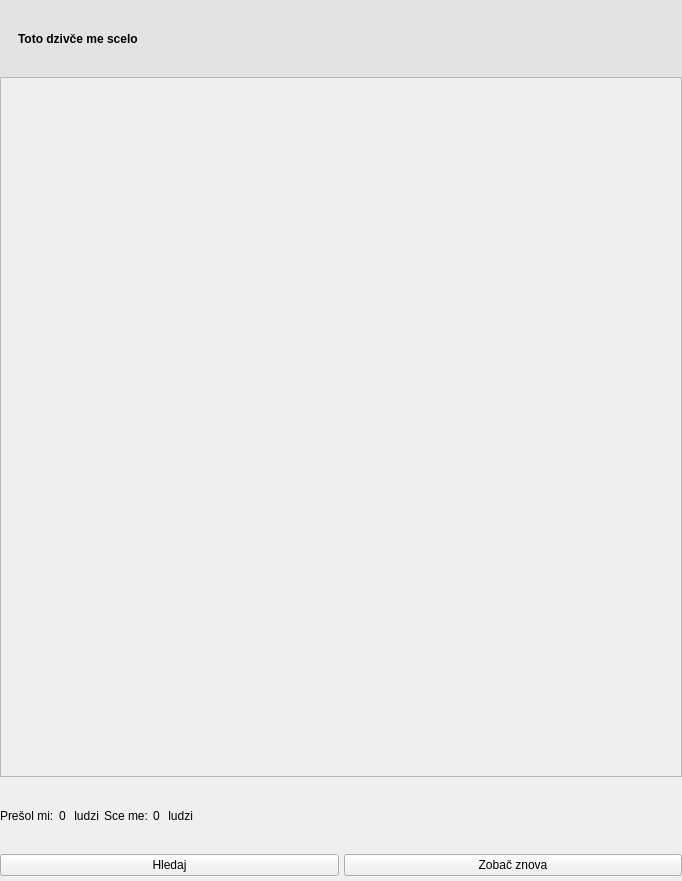
<?xml version="1.0" encoding="UTF-8"?>
<ui version="4.0">
 <class>Form</class>
 <widget class="QWidget" name="Form">
  <property name="geometry">
   <rect>
    <x>0</x>
    <y>0</y>
    <width>682</width>
    <height>881</height>
   </rect>
  </property>
  <property name="windowTitle">
   <string>Form</string>
  </property>
  <property name="styleSheet">
   <string notr="true"/>
  </property>
  <layout class="QGridLayout" name="gridLayout">
   <property name="leftMargin">
    <number>0</number>
   </property>
   <property name="topMargin">
    <number>0</number>
   </property>
   <property name="rightMargin">
    <number>0</number>
   </property>
   <property name="bottomMargin">
    <number>0</number>
   </property>
   <property name="verticalSpacing">
    <number>0</number>
   </property>
   <item row="2" column="0">
    <layout class="QHBoxLayout" name="searchInfo">
     <property name="spacing">
      <number>5</number>
     </property>
     <property name="topMargin">
      <number>10</number>
     </property>
     <property name="bottomMargin">
      <number>10</number>
     </property>
     <item>
      <widget class="QLabel" name="label">
       <property name="text">
        <string>Prešol mi:</string>
       </property>
      </widget>
     </item>
     <item>
      <widget class="QLabel" name="searchCounter">
       <property name="text">
        <string>0</string>
       </property>
      </widget>
     </item>
     <item>
      <widget class="QLabel" name="label_3">
       <property name="text">
        <string> ludzi</string>
       </property>
      </widget>
     </item>
     <item>
      <widget class="QLabel" name="label_2">
       <property name="text">
        <string>Sce me:</string>
       </property>
      </widget>
     </item>
     <item>
      <widget class="QLabel" name="allMatchCount">
       <property name="text">
        <string>0</string>
       </property>
      </widget>
     </item>
     <item>
      <widget class="QLabel" name="label_4">
       <property name="text">
        <string> ludzi</string>
       </property>
      </widget>
     </item>
     <item>
      <spacer name="horizontalSpacer">
       <property name="orientation">
        <enum>Qt::Horizontal</enum>
       </property>
       <property name="sizeHint" stdset="0">
        <size>
         <width>40</width>
         <height>20</height>
        </size>
       </property>
      </spacer>
     </item>
    </layout>
   </item>
   <item row="3" column="0">
    <layout class="QHBoxLayout" name="horizontalLayout">
     <property name="spacing">
      <number>5</number>
     </property>
     <property name="topMargin">
      <number>0</number>
     </property>
     <property name="bottomMargin">
      <number>5</number>
     </property>
     <item>
      <widget class="QPushButton" name="pushButton_3">
       <property name="text">
        <string>Hledaj</string>
       </property>
       <property name="checkable">
        <bool>false</bool>
       </property>
       <property name="autoExclusive">
        <bool>true</bool>
       </property>
      </widget>
     </item>
     <item>
      <widget class="QPushButton" name="pushButton_4">
       <property name="text">
        <string>Zobač znova</string>
       </property>
       <property name="checkable">
        <bool>false</bool>
       </property>
       <property name="autoExclusive">
        <bool>true</bool>
       </property>
      </widget>
     </item>
    </layout>
   </item>
   <item row="0" column="0">
    <layout class="QHBoxLayout" name="horizontalLayout_2">
     <property name="spacing">
      <number>0</number>
     </property>
     <item>
      <widget class="QLabel" name="nameLabel">
       <property name="font">
        <font>
         <weight>75</weight>
         <bold>true</bold>
        </font>
       </property>
       <property name="styleSheet">
        <string notr="true">background:#e3e3e3;padding:15px</string>
       </property>
       <property name="text">
        <string>Toto dzivče me scelo</string>
       </property>
      </widget>
     </item>
    </layout>
   </item>
   <item row="1" column="0">
    <widget class="QFrame" name="photosFrame">
     <property name="minimumSize">
      <size>
       <width>682</width>
       <height>700</height>
      </size>
     </property>
     <property name="frameShape">
      <enum>QFrame::StyledPanel</enum>
     </property>
     <property name="frameShadow">
      <enum>QFrame::Raised</enum>
     </property>
     <layout class="QGridLayout" name="gridLayout_2">
      <property name="leftMargin">
       <number>0</number>
      </property>
      <property name="topMargin">
       <number>0</number>
      </property>
      <property name="rightMargin">
       <number>0</number>
      </property>
      <property name="bottomMargin">
       <number>0</number>
      </property>
      <property name="spacing">
       <number>0</number>
      </property>
     </layout>
    </widget>
   </item>
  </layout>
 </widget>
 <resources/>
 <connections>
  <connection>
   <sender>pushButton_3</sender>
   <signal>clicked()</signal>
   <receiver>Form</receiver>
   <slot>startSearch()</slot>
   <hints>
    <hint type="sourcelabel">
     <x>338</x>
     <y>875</y>
    </hint>
    <hint type="destinationlabel">
     <x>503</x>
     <y>998</y>
    </hint>
   </hints>
  </connection>
  <connection>
   <sender>pushButton_4</sender>
   <signal>clicked()</signal>
   <receiver>Form</receiver>
   <slot>reinit()</slot>
   <hints>
    <hint type="sourcelabel">
     <x>543</x>
     <y>843</y>
    </hint>
    <hint type="destinationlabel">
     <x>552</x>
     <y>1161</y>
    </hint>
   </hints>
  </connection>
 </connections>
 <slots>
  <slot>like(bool)</slot>
  <slot>dislike(bool)</slot>
  <slot>star(bool)</slot>
  <slot>startSearch()</slot>
  <slot>reinit()</slot>
 </slots>
</ui>
